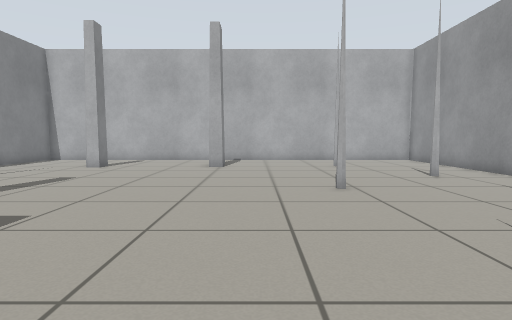
view 1 (above)

16 first-person views from a walk through a Gazebo world. The camera is 0.64 m above the floor, tilts 4° down and sees 75° across. The floor is counted in squares, 0.5 m on a side. Each view is taken from the middle of a square. On the plan, view 1 faces up. The plan holds only what a view shows up to about 14 squares ahead; the rest is blank.

view 2
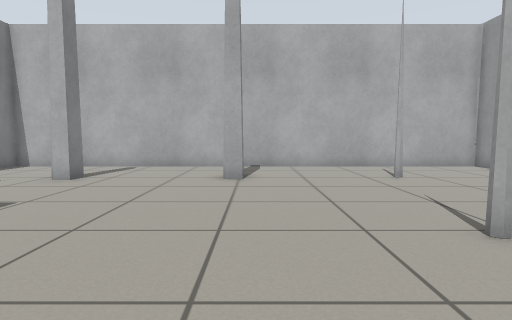

view 3
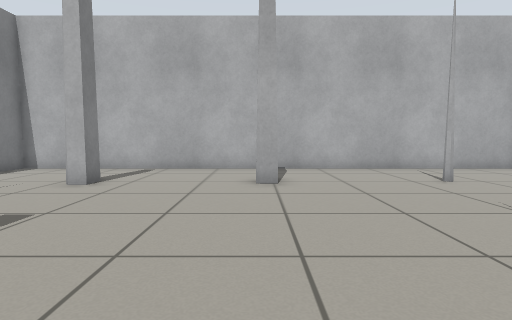

view 4
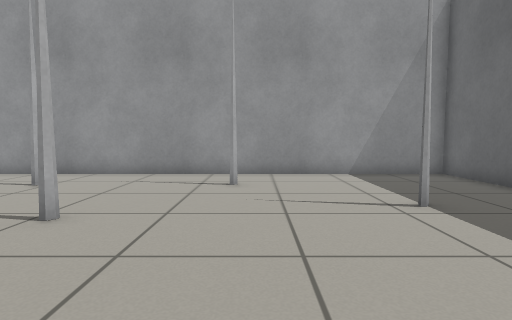

view 5
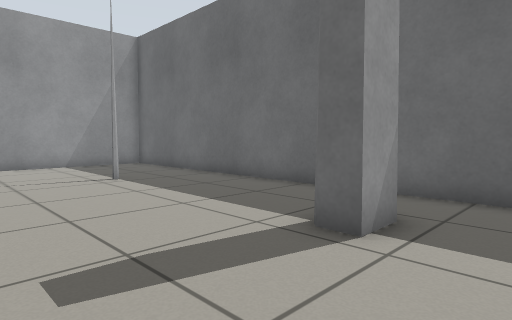

view 6
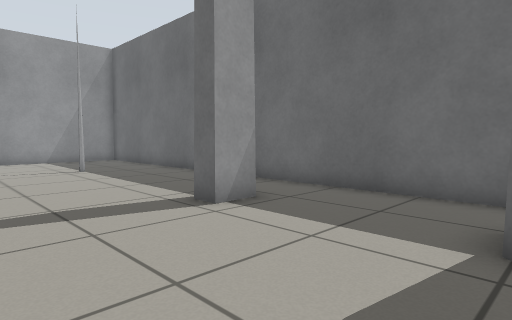

view 7
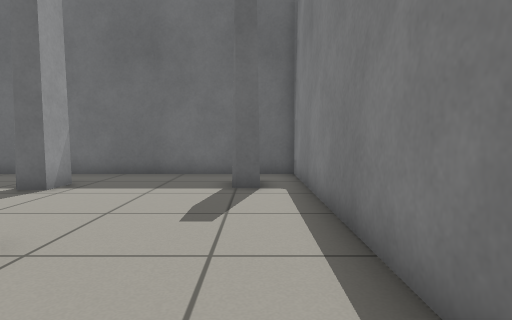

view 8
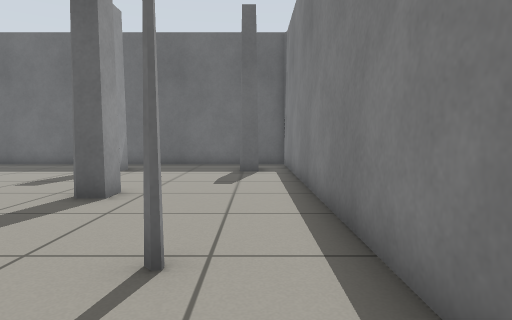

view 9
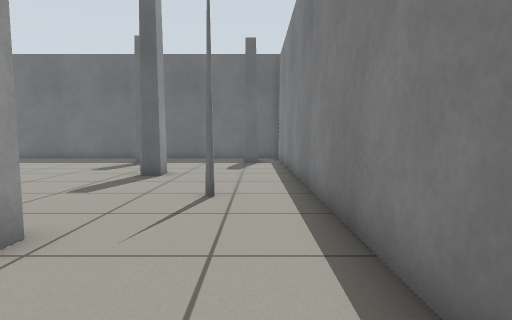

view 10
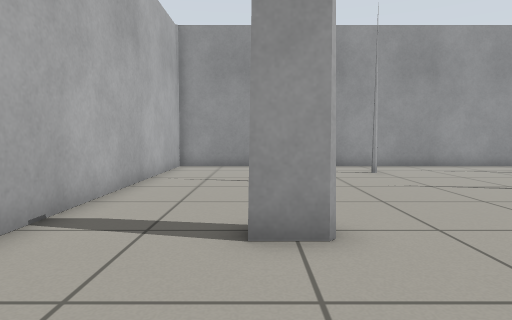

view 11
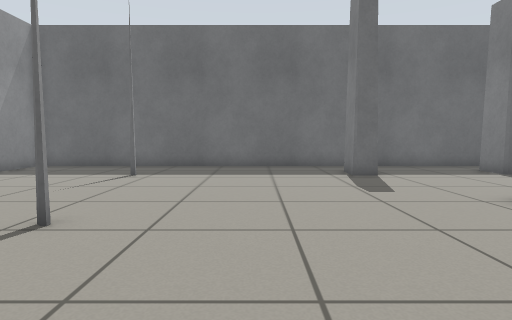

view 12
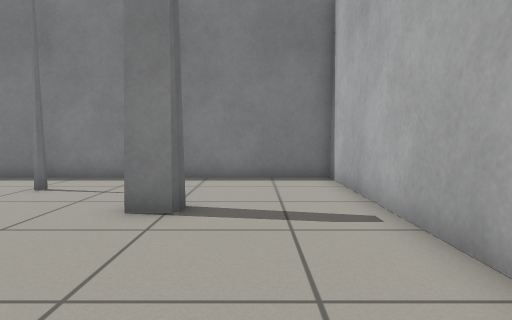

view 13
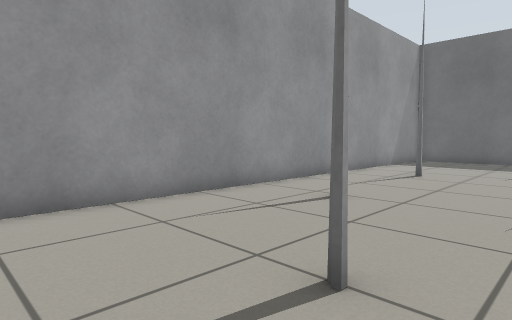

view 14
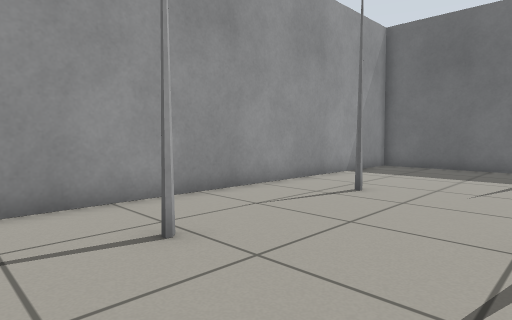

view 15
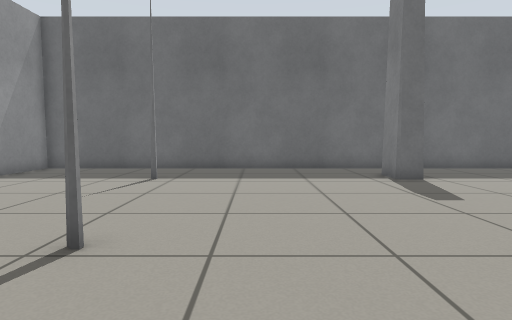

view 16
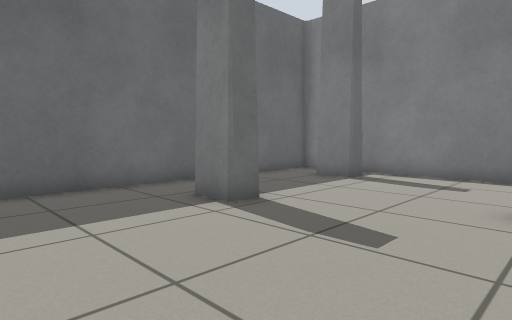

### Floor plan
Key: @ floor where view 1 was taken; # wall or solid block; . floor.
Columns run from 12 left of view 1 to 9 right of it. Each row starts with its distance up from view 1.
 19 ######################
 18 #....................#
 17 #....................#
 16 #....................#
 15 #.........#..........#
 14 #....#..........#....#
 13 #....................#
 12 #....................#
 11 #..#..............#..#
 10 #....................#
  9 #....................#
  8 #.............#......#
  7 #....................#
  6 #.................#..#
  5 #....................#
  4 #....................#
  3 #....................#
  2 #......##......#.....#
  1 #.#....##............#
  0 #...........@........#
 -1 #....................#
 -2 ######################

Positions as (right, up) in squares from view 1, and headings:
1: (0, 0), facing up
2: (-1, 4), facing up
3: (-2, 5), facing up
4: (-3, 5), facing right
5: (-7, 6), facing down-right
6: (-10, 6), facing down-right
7: (-10, 10), facing down
8: (-10, 14), facing down
9: (-10, 18), facing down
10: (-6, 15), facing right
11: (-1, 13), facing down
12: (-1, 16), facing left
13: (2, 17), facing down-right
14: (2, 13), facing down-right
15: (0, 12), facing down
16: (0, 7), facing down-left
